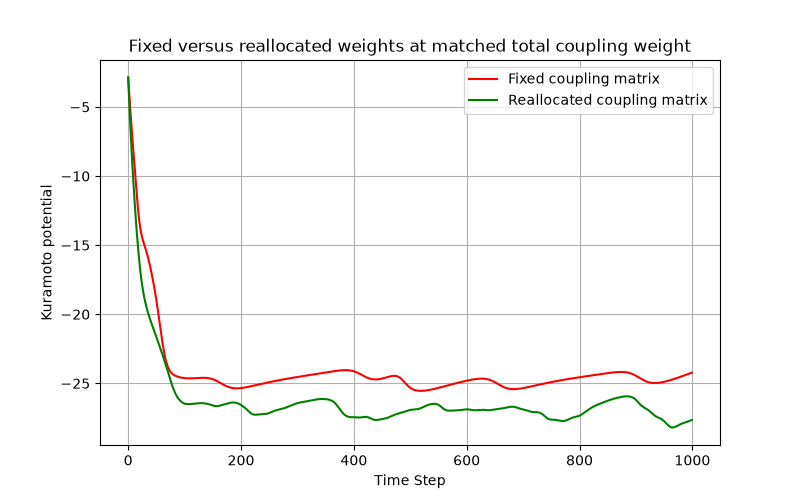

Source code (Python):
"""Fixed versus adaptive coupling on one finite Kuramoto system.

Both systems here are finite ``N x N`` coupling matrices on the same
oscillators, started from the same phases and the same total coupling weight.
One matrix is held fixed; the other is reallocated by gradient descent on the
Kuramoto potential and renormalised after every step, so the two are compared
at matched total weight. That is the whole of the comparison: it is a numerical
illustration of the finite reallocation model of ``Phase7_HardwareComparison``
and ``Phase7_Rigidity``, and it measures no device.

In particular this script does not compare a GPU with a brain, does not model a
continuous field, and is not evidence about any physical hardware. The
"continuous versus rigid" distinction belongs to the measure-theoretic
comparison in ``Phase7_FiniteRegion``, which is about the measure of a kernel's
support and not about these matrices.
"""

import numpy as np
import matplotlib.pyplot as plt


def simulate_hardware_comparison(N: int = 30, steps: int = 1000, dt: float = 0.05) -> None:
    """Run both systems and plot their Kuramoto potentials.

    The fixed matrix is a sparsified symmetric random matrix with zero
    diagonal, normalised to a declared total weight. The adaptive matrix starts
    as its copy and follows the negative gradient of the potential with respect
    to the weights, clipped to stay nonnegative and renormalised to the same
    total weight, so no extra coupling resource is introduced.
    """
    np.random.seed(123)

    omega = np.random.randn(N) * 0.5
    theta_init = np.random.uniform(0, 2 * np.pi, N)

    # The matched resource: total coupling weight, shared by both matrices.
    total_K = N * 2.0

    # FIXED SUPPORT: a sparsified symmetric random matrix, held constant.
    A_fixed = np.random.rand(N, N)
    A_fixed = (A_fixed + A_fixed.T) / 2
    np.fill_diagonal(A_fixed, 0)
    A_fixed[A_fixed < 0.7] = 0
    A_fixed = A_fixed / np.sum(A_fixed) * total_K

    # ADAPTIVE WEIGHTS: the same matrix, free to be reallocated.
    A_adapt = A_fixed.copy()

    theta_f = theta_init.copy()
    theta_a = theta_init.copy()

    pot_f_list = []
    pot_a_list = []

    eta = 0.1  # reallocation rate for the adaptive weights

    for _ in range(steps):
        # 1. Fixed-matrix dynamics.
        diff_f = theta_f.reshape(1, N) - theta_f.reshape(N, 1)
        dtheta_f = omega + np.sum(A_fixed * np.sin(diff_f), axis=1)
        theta_f += dtheta_f * dt

        # Kuramoto potential: V = - (1/2) \sum A_ij cos(theta_j - theta_i)
        pot_f = -0.5 * np.sum(A_fixed * np.cos(diff_f))
        pot_f_list.append(pot_f)

        # 2. Adaptive-matrix dynamics, same phase law.
        diff_a = theta_a.reshape(1, N) - theta_a.reshape(N, 1)
        dtheta_a = omega + np.sum(A_adapt * np.sin(diff_a), axis=1)
        theta_a += dtheta_a * dt

        pot_a = -0.5 * np.sum(A_adapt * np.cos(diff_a))
        pot_a_list.append(pot_a)

        # Reallocate the weights down the potential gradient: dV/dA_ij is
        # -0.5 cos(theta_j - theta_i). Clipping keeps the matrix nonnegative and
        # the renormalisation keeps the total weight matched.
        dA = 0.5 * np.cos(diff_a)
        A_adapt += eta * dA * dt
        A_adapt = np.clip(A_adapt, 0, None)
        np.fill_diagonal(A_adapt, 0)
        A_adapt = A_adapt / np.sum(A_adapt) * total_K

    plt.figure(figsize=(8, 5))
    plt.plot(pot_f_list, label="Fixed coupling matrix", color="red")
    plt.plot(pot_a_list, label="Reallocated coupling matrix", color="green")
    plt.xlabel("Time Step")
    plt.ylabel("Kuramoto potential")
    plt.title("Fixed versus reallocated weights at matched total coupling weight")
    plt.legend()
    plt.grid(True)
    plt.savefig("simulations/hardware_comparison.png")
    print("Fixed-versus-reallocated comparison saved to hardware_comparison.png")


if __name__ == "__main__":
    simulate_hardware_comparison()
